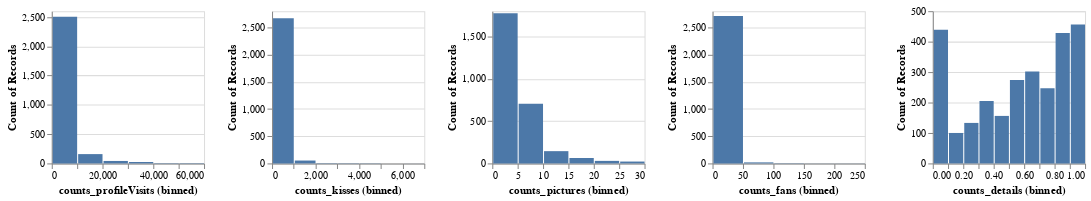

Here is the notebook cell this chart was saved with:
### Markdown cell above
**Lineare Regression**

### Code cell
alt.Chart(df_train).mark_bar().encode(
    alt.X(alt.repeat("column"), type="quantitative", bin=True),
    y='count()',
).properties(
    width=150,
    height=150
).repeat(
    column=['counts_profileVisits','counts_kisses','counts_pictures','counts_fans', 'counts_details'])

### Figure 1 — Vega-Lite specification as saved in the notebook (floating-point values rounded to 4 significant figures; data arrays with more than 128 entries replaced by an {"elided": "..."} marker saying what was removed)
{"config": {"view": {"continuousWidth": 300, "continuousHeight": 300}}, "repeat": {"column": ["counts_profileVisits", "counts_kisses", "counts_pictures", "counts_fans", "counts_details"]}, "spec": {"data": {"name": "data-ebfe872185ab9fe2602f3777aa33122c"}, "mark": {"type": "bar"}, "encoding": {"x": {"bin": true, "field": {"repeat": "column"}, "type": "quantitative"}, "y": {"aggregate": "count", "type": "quantitative"}}, "height": 150, "width": 150}, "$schema": "https://vega.github.io/schema/vega-lite/v5.8.0.json", "datasets": {"data-ebfe872185ab9fe2602f3777aa33122c": {"elided": "2740 records"}}}
